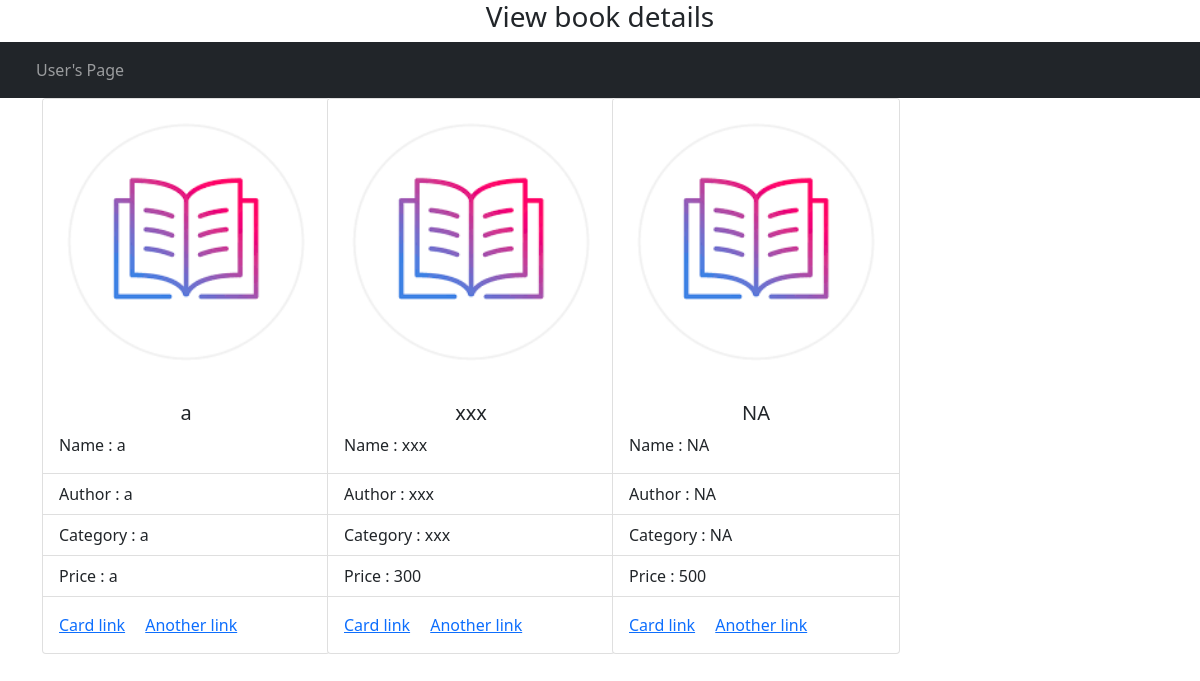
Screenshot of /cardview with the database file from the repository.
### tables this page shows
CREATE TABLE book(
                            ID INTEGER PRIMARY KEY AUTOINCREMENT,
                            name TEXT, author TEXT, category TEXT, price INTEGER,
                            publisher TEXT, username TEXT, Password TEXT);

### main.py (the view)
@app.route("/cardview")
def cardview():
    cursor = conn.cursor()
    cursor.execute("SELECT * FROM book")
    result = cursor.fetchall()
    return render_template("cardview.html", book = result)

### templates/cardview.html (shortened to what this page needs)
<!DOCTYPE html>
<html lang="en">
<head>
    <link href="https://cdn.jsdelivr.net/npm/bootstrap@5.1.3/dist/css/bootstrap.min.css" rel="stylesheet">
</head>
<body>
  <h3 style="text-align: center;">View book details</h3>
      <nav class="navbar navbar-expand-lg navbar-dark bg-dark">
        <div class="container-fluid">
          <div class="collapse navbar-collapse" id="navbarNav">
            <ul class="navbar-nav">
              <li class="nav-item">
                <a class="nav-link" href="/userpage">User's Page</a>
              </li>
            </ul>
          </div>
        </div>
      </nav>
<div class="container">
    <div class="row">
        {% for i in book %}
        <div class="col col-12 col-sm-6 col-md-4 col-lg-3 col-xl-3 col-xxl-3">
            <div class="card" style="width: 18rem;">
                <img class="card-img-top" alt="...">
                <div class="card-body">
                    <h5 class="card-title"><center>{{i[1]}}</center></h5>
                  <p class="card-text">Name : {{i[1]}}</p>
                </div>
                <ul class="list-group list-group-flush">
                  <li class="list-group-item">Author : {{i[2]}}</li>
                  <li class="list-group-item">Category : {{i[3]}}</li>
                  <li class="list-group-item">Price : {{i[4]}}</li>
                </ul>
                <div class="card-body">
                  <a href="#" class="card-link">Card link</a>
                  <a href="#" class="card-link">Another link</a>
                </div>
              </div>
        </div>
        {% endfor %}
    </div>
</div>
</body>
</html>

### rows the page displays
book: name "a", author "a", category "a", price "a"
book: name "xxx", author "xxx", category "xxx", price "300"
book: name "NA", author "NA", category "NA", price "500"
